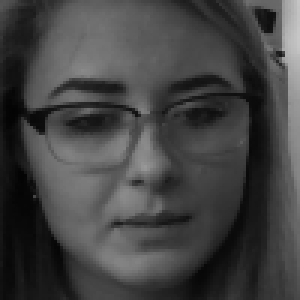
#> input picture person_Ambber/0_.png, 100 x 100 px (shown 3 times larger)
$ python enrolment.py   (Python 2 division)
#> lines starting #> are read from the running program, lines starting #| are printed output that depends on the picture
### training.py
# -*- coding: utf-8 -*-
"""
Created on Mon Aug 08 14:24:57 2016

@author: vs26
"""
import warnings
import cv2
import numpy as np
import os
import glob
from scipy.fftpack import dct
from sklearn.metrics import accuracy_score
from sklearn import linear_model
from sklearn.mixture import GMM
import cPickle as Pickle
from skimage import io


# FIXME Ignoring warnings
# Some method being called is deprecated


def train():

    w, h = 100, 100
    retain = 8

    face_images = []

    x_train = []
    y_train = []

    x_test = []
    y_test = []

    def dct_2d(a):
        return dct(dct(a.T).T)

    # Get all images from the data set
    print len(glob.glob("person_*"))
    print os.getcwd()
    for i, el in enumerate(glob.glob("person_*")):
        print el, i

        key = el
        print (key)

        pngs = glob.glob("{}/*.png".format(key))
        face_features = []

        for img_f in pngs:
            if not os.path.exists(img_f):
                print ("Can't find images...")
                continue

            face_img = io.imread(img_f)
#> face_img is the input picture: shape (100, 100) uint16; min 785, max 50978, mean 17204.2
            face_img = face_img.astype("float32")
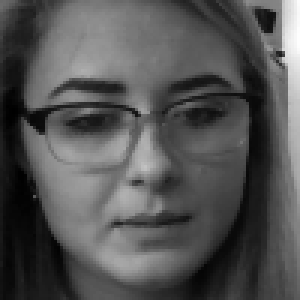
#> face_img: shape (100, 100) float32 (shown 3 times larger); min 785, max 50978, mean 17204.2; drawn with min black and max white

            # 2d-dct and truncate
            face_dct = dct_2d(face_img)
#> in dct_2d, `return dct(dct(a.T).T)`:
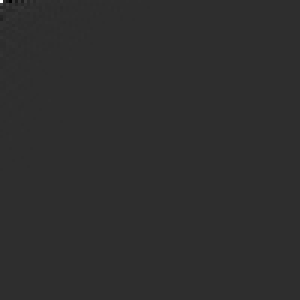
#> returned value: shape (100, 100) float32 (shown 3 times larger); min -153147312, max 688168000, mean 65569.2; drawn with min black and max white
            face_x = face_dct[:retain, :retain].flatten()
#> face_x = 64 values, max 688168000 at index 0, min -153147312 at index 3, mean 8054335

            # face_features is a 64-dimensional feature vector of the face

            # look at zig zag

            face_features.append(face_x)

        print len(face_features)

        if not len(face_features):
            continue

        test = face_features[-10:]
        x_test.append(test)
        y_test += [i] * len(test)

        train = face_features[:-10]
        x_train += train
        y_train += [i] * len(train)

    y_train = np.array(y_train)
    y_test = np.array(y_test)

#> (the run stopped early here; a loop or call above may not have finished)
